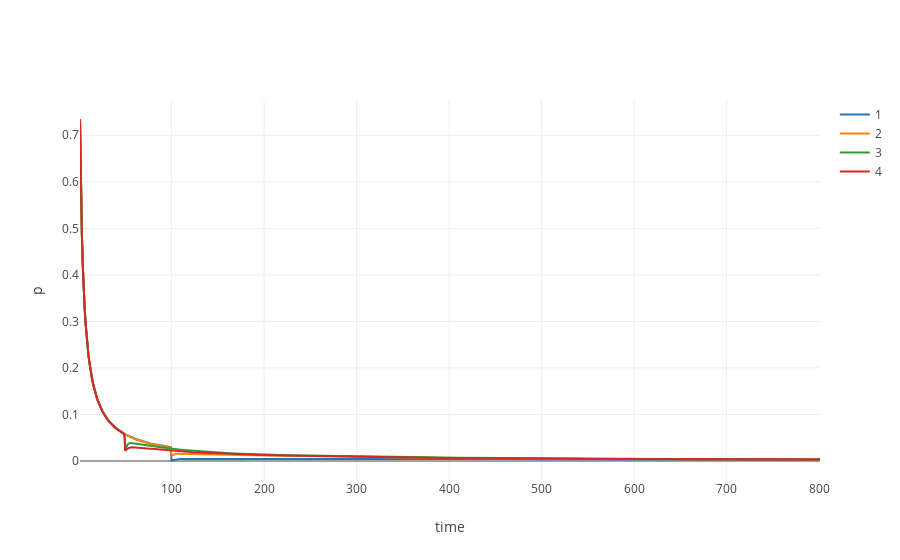

The cell this chart's notebook holds for it:
### Code cell
fig_data= [go.Scatter(
    x= list(range(1,pseg_array.shape[0]+1))[::-1],
    y= pseg_array[:,i],
    mode= "lines",
  name= leaves[i]
) for i in range(pseg_array.shape[1])]


layout = go.Layout(
    yaxis=dict(
        title='p'),
    xaxis=dict(
    title= 'time')
)

fig = go.Figure(data=fig_data, layout=layout)
iplot(fig)

### Figure 1 — Plotly figure (JSON) as saved in the notebook; plotly's stock layout.template omitted (floating-point values rounded to 4 significant figures; data arrays with more than 128 entries replaced by an {"elided": "..."} marker saying what was removed)
{"data": [{"mode": "lines", "name": "1", "type": "scatter", "uid": "a466d6c6-306d-4fcb-8d40-aa6821f0ee1f", "x": {"elided": "801 int values"}, "y": {"elided": "801 float values"}}, {"mode": "lines", "name": "2", "type": "scatter", "uid": "884d5e92-a142-4a2a-952f-6006b13f7a74", "x": {"elided": "801 int values"}, "y": {"elided": "801 float values"}}, {"mode": "lines", "name": "3", "type": "scatter", "uid": "cada98f1-ba13-4cf6-9b89-5fa6eed4ac4c", "x": {"elided": "801 int values"}, "y": {"elided": "801 float values"}}, {"mode": "lines", "name": "4", "type": "scatter", "uid": "90e6b5b9-d451-4ef0-805f-818299255702", "x": {"elided": "801 int values"}, "y": {"elided": "801 float values"}}], "layout": {"xaxis": {"title": {"text": "time"}}, "yaxis": {"title": {"text": "p"}}}}
